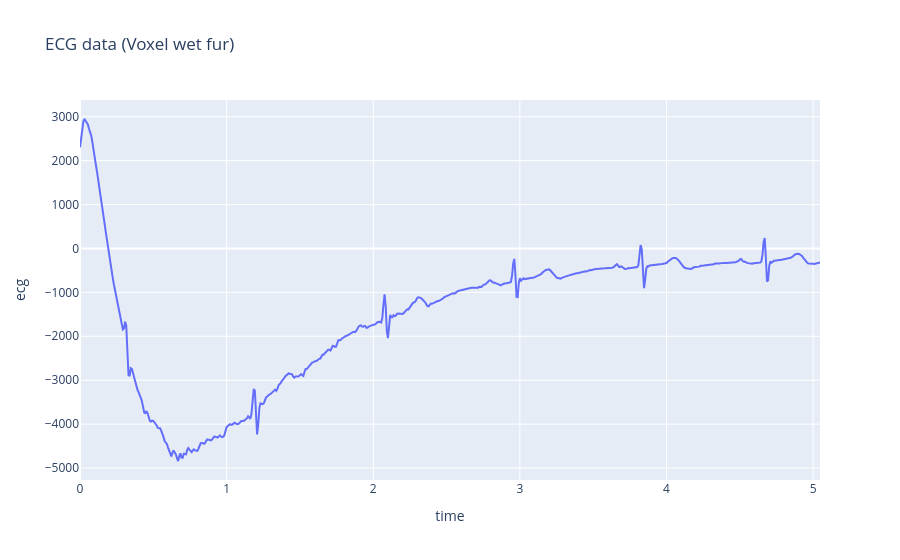

Write notebook code for a chart like this one.
### Code cell
px.line(ecg_data,
        x = "time",
        y = "ecg",
        title = "ECG data (RbLc)")

### Figure 1 — Plotly figure (JSON) as saved in the notebook; plotly's stock layout.template omitted (floating-point values rounded to 4 significant figures; data arrays with more than 128 entries replaced by an {"elided": "..."} marker saying what was removed)
{"data": [{"hovertemplate": "time=%{x}<br>ecg=%{y}<extra></extra>", "legendgroup": "", "line": {"color": "#636efa", "dash": "solid"}, "marker": {"symbol": "circle"}, "mode": "lines", "name": "", "orientation": "v", "showlegend": false, "type": "scatter", "x": {"elided": "657 float values"}, "xaxis": "x", "y": {"elided": "657 int values"}, "yaxis": "y"}], "layout": {"legend": {"tracegroupgap": 0}, "title": {"text": "ECG data (Voxel wet fur)"}, "xaxis": {"anchor": "y", "domain": [0, 1], "title": {"text": "time"}}, "yaxis": {"anchor": "x", "domain": [0, 1], "title": {"text": "ecg"}}}}
